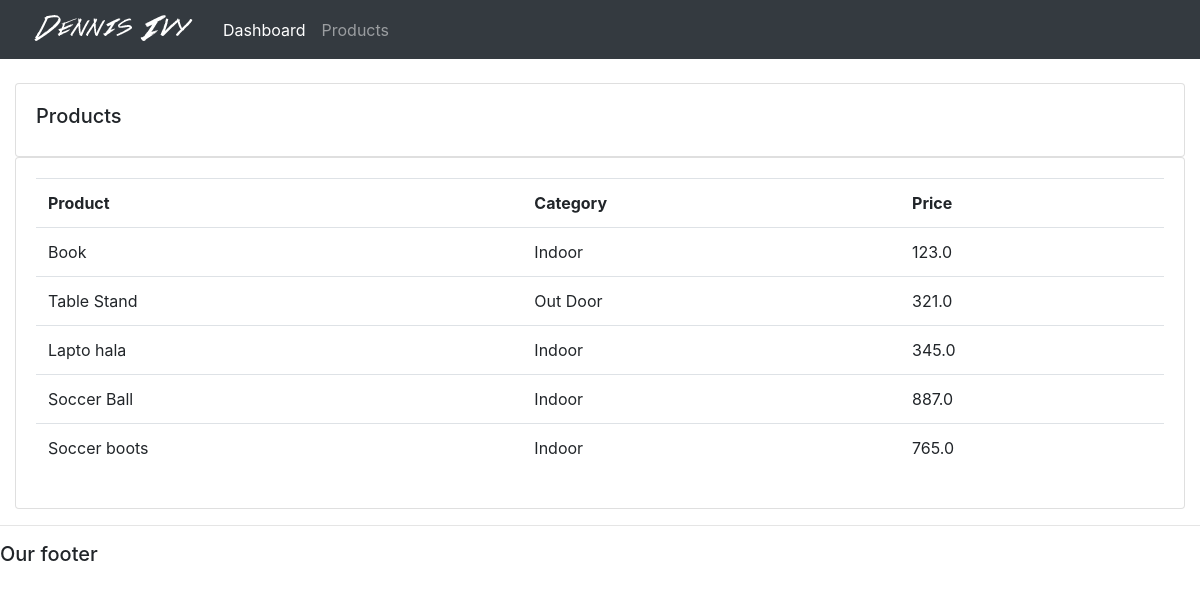
Screenshot of /products/ with the database file from the repository.
### accounts/models.py (models this page shows, shortened)
class Product(models.Model):
    CATEGORY = (
        ('Indoor', 'Indoor'),
        ('Out Door', 'Out Door'),
    )
    name = models.CharField(max_length=200, null=True)
    price = models.FloatField(null=True)
    category = models.CharField(max_length=200, null=True, choices=CATEGORY)
    description = models.CharField(max_length=200, null=True)
    date_created = models.DateTimeField(auto_now_add=True, null=True)
    tags = models.ManyToManyField(Tags)

### accounts/views.py (the view)
# urls.py: path('products/', views.products, name="products"),
def products(request):
    products = Product.objects.all()
    return render(request, 'accounts/products.html', {'products': products})

### templates/accounts/products.html
{%  extends 'accounts/main.html' %}
{% block content %}
<br>
<div class="row">
	<div class="col-md">
		<div class="card card-body">
			<h5>Products</h5>
		</div>
		<div class="card card-body">
			<table class="table">
				<tr>
					<th>Product</th>
					<th>Category</th>
					<th>Price</th>
				</tr>
				{% for i in products %}
				<tr>
					<td>{{i.name}}</td>
					<td>{{i.category}}</td>
					<td>{{i.price}}</td>
				</tr>
				{% endfor %}
			</table>
		</div>
	</div>
</div>
{% endblock content %}

### static/css/main.css (style rules this page uses)
body { background-color: #ebeff5; }

### rows the page displays
Product: name "Book", category "Indoor", price "123.0"
Product: name "Table Stand", category "Out Door", price "321.0"
Product: name "Lapto hala", category "Indoor", price "345.0"
Product: name "Soccer Ball", category "Indoor", price "887.0"
Product: name "Soccer boots", category "Indoor", price "765.0"
